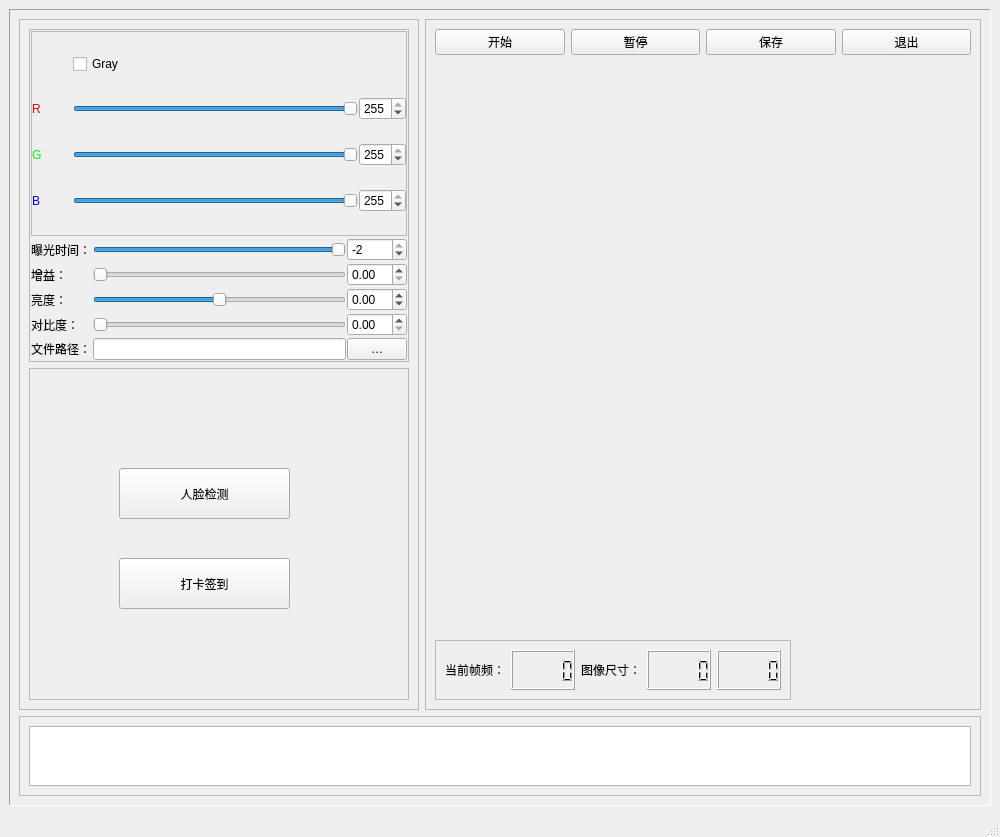
<?xml version="1.0" encoding="UTF-8"?>
<ui version="4.0">
 <class>MainWindow</class>
 <widget class="QMainWindow" name="MainWindow">
  <property name="geometry">
   <rect>
    <x>0</x>
    <y>0</y>
    <width>1000</width>
    <height>837</height>
   </rect>
  </property>
  <property name="windowTitle">
   <string>人脸识别智能签到系统</string>
  </property>
  <widget class="QWidget" name="centralwidget">
   <layout class="QGridLayout" name="gridLayout">
    <item row="0" column="0">
     <widget class="QFrame" name="frame">
      <property name="frameShape">
       <enum>QFrame::Panel</enum>
      </property>
      <property name="frameShadow">
       <enum>QFrame::Sunken</enum>
      </property>
      <layout class="QGridLayout" name="gridLayout_2">
       <item row="2" column="0" colspan="2">
        <widget class="QFrame" name="frame_4">
         <property name="maximumSize">
          <size>
           <width>16777215</width>
           <height>80</height>
          </size>
         </property>
         <property name="frameShape">
          <enum>QFrame::StyledPanel</enum>
         </property>
         <property name="frameShadow">
          <enum>QFrame::Raised</enum>
         </property>
         <layout class="QGridLayout" name="gridLayout_4">
          <item row="0" column="0">
           <widget class="QTextEdit" name="MsgTE">
            <property name="readOnly">
             <bool>true</bool>
            </property>
           </widget>
          </item>
         </layout>
        </widget>
       </item>
       <item row="0" column="1">
        <widget class="QFrame" name="DispFm">
         <property name="frameShape">
          <enum>QFrame::StyledPanel</enum>
         </property>
         <property name="frameShadow">
          <enum>QFrame::Raised</enum>
         </property>
         <layout class="QGridLayout" name="gridLayout_3">
          <item row="0" column="0">
           <widget class="QPushButton" name="ShowBt">
            <property name="text">
             <string>开始</string>
            </property>
           </widget>
          </item>
          <item row="0" column="3">
           <widget class="QPushButton" name="ExitBt">
            <property name="text">
             <string>退出</string>
            </property>
           </widget>
          </item>
          <item row="0" column="1">
           <widget class="QPushButton" name="StopBt">
            <property name="text">
             <string>暂停</string>
            </property>
           </widget>
          </item>
          <item row="0" column="2">
           <widget class="QPushButton" name="RecordBt">
            <property name="text">
             <string>保存</string>
            </property>
           </widget>
          </item>
          <item row="4" column="0" colspan="4" alignment="Qt::AlignLeft">
           <widget class="QFrame" name="VideoInfoFm">
            <property name="maximumSize">
             <size>
              <width>16777215</width>
              <height>60</height>
             </size>
            </property>
            <property name="frameShape">
             <enum>QFrame::StyledPanel</enum>
            </property>
            <property name="frameShadow">
             <enum>QFrame::Raised</enum>
            </property>
            <layout class="QHBoxLayout" name="horizontalLayout">
             <item>
              <widget class="QLabel" name="label">
               <property name="styleSheet">
                <string notr="true">font: 11pt &quot;Adobe 黑体 Std R&quot;;</string>
               </property>
               <property name="text">
                <string>当前帧频：</string>
               </property>
              </widget>
             </item>
             <item>
              <widget class="QLCDNumber" name="FmRateLCD">
               <property name="maximumSize">
                <size>
                 <width>100</width>
                 <height>16777215</height>
                </size>
               </property>
              </widget>
             </item>
             <item>
              <widget class="QLabel" name="label_2">
               <property name="styleSheet">
                <string notr="true">font: 11pt &quot;Adobe 黑体 Std R&quot;;</string>
               </property>
               <property name="text">
                <string>图像尺寸：</string>
               </property>
              </widget>
             </item>
             <item>
              <widget class="QLCDNumber" name="ImgWidthLCD">
               <property name="maximumSize">
                <size>
                 <width>100</width>
                 <height>16777215</height>
                </size>
               </property>
              </widget>
             </item>
             <item>
              <widget class="QLCDNumber" name="ImgHeightLCD"/>
             </item>
            </layout>
           </widget>
          </item>
          <item row="1" column="0" colspan="4">
           <widget class="QLabel" name="DispLb">
            <property name="text">
             <string/>
            </property>
            <property name="scaledContents">
             <bool>true</bool>
            </property>
           </widget>
          </item>
         </layout>
        </widget>
       </item>
       <item row="0" column="0">
        <widget class="QFrame" name="SettingsFm">
         <property name="minimumSize">
          <size>
           <width>400</width>
           <height>0</height>
          </size>
         </property>
         <property name="maximumSize">
          <size>
           <width>400</width>
           <height>16777215</height>
          </size>
         </property>
         <property name="frameShape">
          <enum>QFrame::StyledPanel</enum>
         </property>
         <property name="frameShadow">
          <enum>QFrame::Raised</enum>
         </property>
         <layout class="QGridLayout" name="gridLayout_5">
          <item row="0" column="1" colspan="3">
           <widget class="QFrame" name="frame_5">
            <property name="frameShape">
             <enum>QFrame::StyledPanel</enum>
            </property>
            <property name="frameShadow">
             <enum>QFrame::Raised</enum>
            </property>
            <layout class="QGridLayout" name="gridLayout_6">
             <property name="leftMargin">
              <number>1</number>
             </property>
             <property name="topMargin">
              <number>1</number>
             </property>
             <property name="rightMargin">
              <number>1</number>
             </property>
             <property name="bottomMargin">
              <number>1</number>
             </property>
             <property name="horizontalSpacing">
              <number>1</number>
             </property>
             <property name="verticalSpacing">
              <number>2</number>
             </property>
             <item row="3" column="0" alignment="Qt::AlignLeft">
              <widget class="QLabel" name="BrightLb">
               <property name="styleSheet">
                <string notr="true">font: 11pt &quot;Adobe 黑体 Std R&quot;;</string>
               </property>
               <property name="text">
                <string>亮度：</string>
               </property>
              </widget>
             </item>
             <item row="4" column="2">
              <widget class="QSlider" name="ContrastSld">
               <property name="minimum">
                <number>0</number>
               </property>
               <property name="maximum">
                <number>100</number>
               </property>
               <property name="orientation">
                <enum>Qt::Horizontal</enum>
               </property>
              </widget>
             </item>
             <item row="1" column="3">
              <widget class="QSpinBox" name="ExpTimeSpB">
               <property name="maximumSize">
                <size>
                 <width>60</width>
                 <height>30</height>
                </size>
               </property>
               <property name="minimum">
                <number>-10</number>
               </property>
               <property name="maximum">
                <number>-2</number>
               </property>
              </widget>
             </item>
             <item row="4" column="3">
              <widget class="QDoubleSpinBox" name="ContrastSpB">
               <property name="maximumSize">
                <size>
                 <width>60</width>
                 <height>30</height>
                </size>
               </property>
               <property name="minimum">
                <double>0.000000000000000</double>
               </property>
               <property name="maximum">
                <double>100.000000000000000</double>
               </property>
               <property name="singleStep">
                <double>0.010000000000000</double>
               </property>
              </widget>
             </item>
             <item row="1" column="2">
              <widget class="QSlider" name="ExpTimeSld">
               <property name="minimum">
                <number>-10</number>
               </property>
               <property name="maximum">
                <number>-2</number>
               </property>
               <property name="orientation">
                <enum>Qt::Horizontal</enum>
               </property>
              </widget>
             </item>
             <item row="3" column="2">
              <widget class="QSlider" name="BrightSld">
               <property name="minimum">
                <number>-64</number>
               </property>
               <property name="maximum">
                <number>64</number>
               </property>
               <property name="orientation">
                <enum>Qt::Horizontal</enum>
               </property>
              </widget>
             </item>
             <item row="4" column="0" alignment="Qt::AlignLeft">
              <widget class="QLabel" name="ContrastLb">
               <property name="styleSheet">
                <string notr="true">font: 11pt &quot;Adobe 黑体 Std R&quot;;</string>
               </property>
               <property name="text">
                <string>对比度：</string>
               </property>
              </widget>
             </item>
             <item row="2" column="2">
              <widget class="QSlider" name="GainSld">
               <property name="maximum">
                <number>128</number>
               </property>
               <property name="orientation">
                <enum>Qt::Horizontal</enum>
               </property>
              </widget>
             </item>
             <item row="2" column="0" alignment="Qt::AlignLeft">
              <widget class="QLabel" name="GainLb">
               <property name="styleSheet">
                <string notr="true">font: 11pt &quot;Adobe 黑体 Std R&quot;;</string>
               </property>
               <property name="text">
                <string>增益：</string>
               </property>
              </widget>
             </item>
             <item row="1" column="0" alignment="Qt::AlignLeft">
              <widget class="QLabel" name="ExpTimeLb">
               <property name="styleSheet">
                <string notr="true">font: 11pt &quot;Adobe 黑体 Std R&quot;;</string>
               </property>
               <property name="text">
                <string>曝光时间：</string>
               </property>
              </widget>
             </item>
             <item row="2" column="3">
              <widget class="QDoubleSpinBox" name="GainSpB">
               <property name="maximumSize">
                <size>
                 <width>60</width>
                 <height>30</height>
                </size>
               </property>
               <property name="maximum">
                <double>128.000000000000000</double>
               </property>
              </widget>
             </item>
             <item row="3" column="3">
              <widget class="QDoubleSpinBox" name="BrightSpB">
               <property name="maximumSize">
                <size>
                 <width>60</width>
                 <height>30</height>
                </size>
               </property>
               <property name="minimum">
                <double>-64.000000000000000</double>
               </property>
               <property name="maximum">
                <double>64.000000000000000</double>
               </property>
               <property name="singleStep">
                <double>0.010000000000000</double>
               </property>
              </widget>
             </item>
             <item row="6" column="0">
              <widget class="QLabel" name="FilePathLb">
               <property name="styleSheet">
                <string notr="true">font: 11pt &quot;Adobe 黑体 Std R&quot;;</string>
               </property>
               <property name="text">
                <string>文件路径：</string>
               </property>
              </widget>
             </item>
             <item row="0" column="0" colspan="4">
              <widget class="QFrame" name="ColorFm">
               <property name="frameShape">
                <enum>QFrame::StyledPanel</enum>
               </property>
               <property name="frameShadow">
                <enum>QFrame::Raised</enum>
               </property>
               <layout class="QGridLayout" name="gridLayout_7">
                <property name="leftMargin">
                 <number>0</number>
                </property>
                <property name="topMargin">
                 <number>0</number>
                </property>
                <property name="rightMargin">
                 <number>0</number>
                </property>
                <property name="bottomMargin">
                 <number>0</number>
                </property>
                <property name="spacing">
                 <number>1</number>
                </property>
                <item row="2" column="0">
                 <widget class="QLabel" name="GreenColorLb">
                  <property name="styleSheet">
                   <string notr="true">font: 75 12pt &quot;Times New Roman&quot;;
color: rgb(0, 255, 0);</string>
                  </property>
                  <property name="text">
                   <string>G</string>
                  </property>
                 </widget>
                </item>
                <item row="0" column="2">
                 <widget class="QCheckBox" name="GrayImgCkB">
                  <property name="styleSheet">
                   <string notr="true">font: 11pt &quot;Adobe 黑体 Std R&quot;;</string>
                  </property>
                  <property name="text">
                   <string>Gray</string>
                  </property>
                 </widget>
                </item>
                <item row="1" column="0">
                 <widget class="QLabel" name="RedColorLb">
                  <property name="minimumSize">
                   <size>
                    <width>40</width>
                    <height>0</height>
                   </size>
                  </property>
                  <property name="styleSheet">
                   <string notr="true">font: 75 12pt &quot;Times New Roman&quot;;
color: rgb(255, 0, 0);</string>
                  </property>
                  <property name="text">
                   <string>R</string>
                  </property>
                 </widget>
                </item>
                <item row="3" column="0">
                 <widget class="QLabel" name="BlueColorLb">
                  <property name="styleSheet">
                   <string notr="true">font: 75 12pt &quot;Times New Roman&quot;;
color: rgb(0, 0, 255);</string>
                  </property>
                  <property name="text">
                   <string>B</string>
                  </property>
                 </widget>
                </item>
                <item row="3" column="2">
                 <widget class="QSlider" name="BlueColorSld">
                  <property name="maximum">
                   <number>255</number>
                  </property>
                  <property name="value">
                   <number>255</number>
                  </property>
                  <property name="orientation">
                   <enum>Qt::Horizontal</enum>
                  </property>
                 </widget>
                </item>
                <item row="3" column="3">
                 <widget class="QSpinBox" name="BlueColorSpB">
                  <property name="maximum">
                   <number>255</number>
                  </property>
                  <property name="value">
                   <number>255</number>
                  </property>
                 </widget>
                </item>
                <item row="2" column="3">
                 <widget class="QSpinBox" name="GreenColorSpB">
                  <property name="maximum">
                   <number>255</number>
                  </property>
                  <property name="value">
                   <number>255</number>
                  </property>
                 </widget>
                </item>
                <item row="2" column="2">
                 <widget class="QSlider" name="GreenColorSld">
                  <property name="maximum">
                   <number>255</number>
                  </property>
                  <property name="value">
                   <number>255</number>
                  </property>
                  <property name="orientation">
                   <enum>Qt::Horizontal</enum>
                  </property>
                 </widget>
                </item>
                <item row="1" column="2">
                 <widget class="QSlider" name="RedColorSld">
                  <property name="maximum">
                   <number>255</number>
                  </property>
                  <property name="value">
                   <number>255</number>
                  </property>
                  <property name="orientation">
                   <enum>Qt::Horizontal</enum>
                  </property>
                 </widget>
                </item>
                <item row="1" column="3">
                 <widget class="QSpinBox" name="RedColorSpB">
                  <property name="maximum">
                   <number>255</number>
                  </property>
                  <property name="value">
                   <number>255</number>
                  </property>
                 </widget>
                </item>
               </layout>
              </widget>
             </item>
             <item row="6" column="2">
              <widget class="QLineEdit" name="FilePathLE">
               <property name="readOnly">
                <bool>true</bool>
               </property>
              </widget>
             </item>
             <item row="6" column="3">
              <widget class="QPushButton" name="FilePathBt">
               <property name="maximumSize">
                <size>
                 <width>60</width>
                 <height>30</height>
                </size>
               </property>
               <property name="styleSheet">
                <string notr="true">font: 11pt &quot;Adobe 黑体 Std R&quot;;</string>
               </property>
               <property name="text">
                <string>…</string>
               </property>
              </widget>
             </item>
            </layout>
           </widget>
          </item>
          <item row="4" column="1" colspan="3">
           <widget class="QFrame" name="EmptyFm">
            <property name="frameShape">
             <enum>QFrame::StyledPanel</enum>
            </property>
            <property name="frameShadow">
             <enum>QFrame::Raised</enum>
            </property>
            <widget class="QPushButton" name="FaceBt">
             <property name="geometry">
              <rect>
               <x>90</x>
               <y>100</y>
               <width>171</width>
               <height>51</height>
              </rect>
             </property>
             <property name="text">
              <string>人脸检测</string>
             </property>
            </widget>
            <widget class="QPushButton" name="InfoBt">
             <property name="geometry">
              <rect>
               <x>90</x>
               <y>190</y>
               <width>171</width>
               <height>51</height>
              </rect>
             </property>
             <property name="text">
              <string>打卡签到</string>
             </property>
            </widget>
           </widget>
          </item>
         </layout>
        </widget>
       </item>
      </layout>
     </widget>
    </item>
   </layout>
  </widget>
  <widget class="QMenuBar" name="menubar">
   <property name="geometry">
    <rect>
     <x>0</x>
     <y>0</y>
     <width>1000</width>
     <height>26</height>
    </rect>
   </property>
  </widget>
  <widget class="QStatusBar" name="statusbar"/>
 </widget>
 <resources/>
 <connections/>
</ui>
